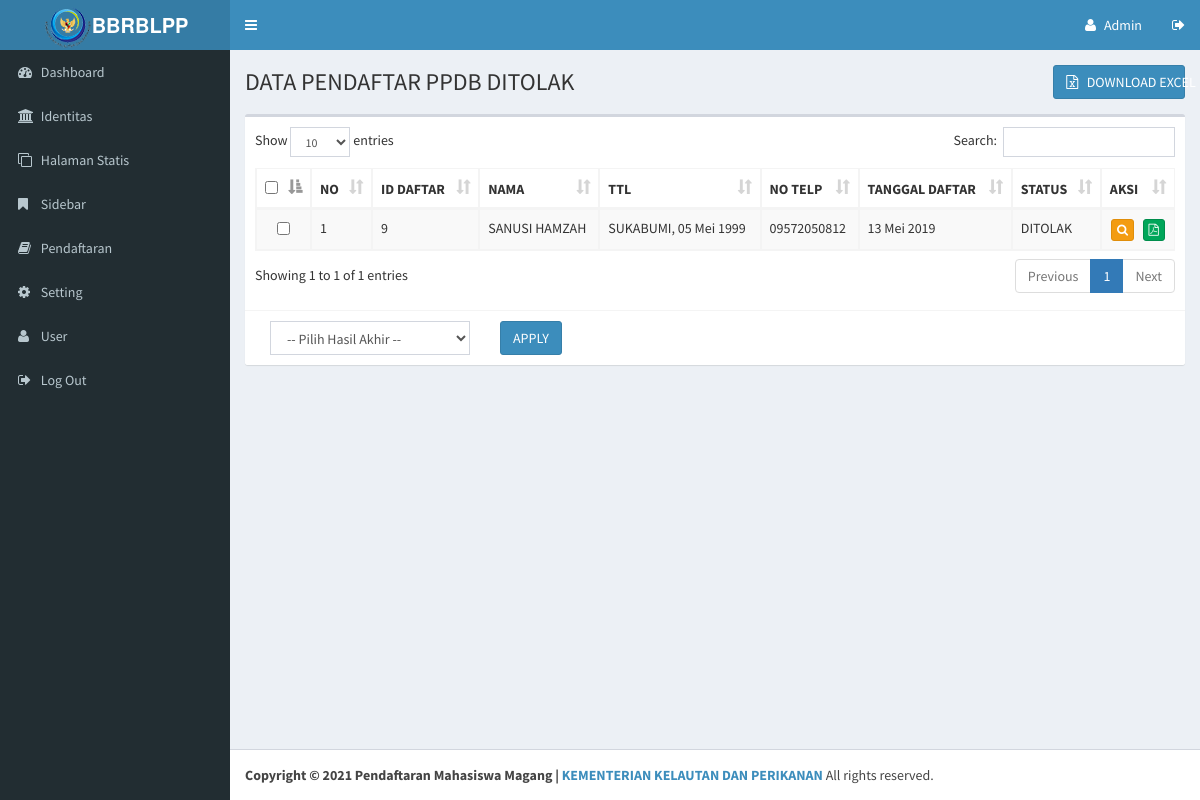
Page /adminppdbyashika/main.php?module=pendaftarditolak (signed in) on the committed database.
### tables this page shows
CREATE TABLE `siswa` (
  `id_siswa` int(11) NOT NULL,
  `nm_siswa` varchar(150) NOT NULL,
  `jk` enum('L','P') NOT NULL,
  `tmp_lahir` varchar(100) NOT NULL,
  `tgl_lahir` date NOT NULL,
  `agama` int(2) NOT NULL,
  `anak_ke` int(2) NOT NULL,
  `jml_sdr` int(2) NOT NULL,
  `alamat` varchar(100) NOT NULL,
  `rt` varchar(4) NOT NULL,
  `rw` varchar(4) NOT NULL,
  `kelurahan` varchar(50) NOT NULL,
  `kecamatan` varchar(100) NOT NULL,
  `kabupaten` varchar(100) NOT NULL,
  `kodepos` varchar(7) NOT NULL,
  `hp` varchar(15) NOT NULL,
  `email` varchar(50) NOT NULL,
  `tmp_tinggal` varchar(25) NOT NULL,
  `nm_sekolah` varchar(100) NOT NULL,
  `alamat_sekolah` varchar(150) NOT NULL,
  `nisn` varchar(50) NOT NULL,
  `nm_ayah` varchar(100) NOT NULL,
  `tmp_lahir_ayah` varchar(50) NOT NULL,
  `tgl_lahir_ayah` date NOT NULL,
  `alamat_ayah` varchar(100) NOT NULL,
  `pekerjaan_ayah` int(2) NOT NULL,
  `instansi_ayah` varchar(100) NOT NULL,
  `penghasilan_ayah` int(9) NOT NULL,
  `pendidikan_ayah` int(2) NOT NULL,
  `org_ayah` varchar(100) NOT NULL,
  `jbt_ayah` varchar(100) NOT NULL,
  `hp_ayah` varchar(25) NOT NULL,
  `email_ayah` varchar(50) NOT NULL,
  `nm_ibu` varchar(100) NOT NULL,
  `tmp_lahir_ibu` varchar(50) NOT NULL,
  `tgl_lahir_ibu` date NOT NULL,
  `alamat_ibu` varchar(100) NOT NULL,
  `pekerjaan_ibu` int(2) NOT NULL,
  `instansi_ibu` varchar(100) NOT NULL,
  `penghasilan_ibu` int(9) NOT NULL,
  `pendidikan_ibu` int(2) NOT NULL,
  `org_ibu` varchar(50) NOT NULL,
  `jbt_ibu` varchar(50) NOT NULL,
  `hp_ibu` varchar(25) NOT NULL,
  `email_ibu` varchar(50) NOT NULL,
  `nm_wali` varchar(100) NOT NULL,
  `tmp_lahir_wali` varchar(50) NOT NULL,
  `tgl_lahir_wali` date NOT NULL,
  `alamat_wali` varchar(100) NOT NULL,
  `pekerjaan_wali` int(2) NOT NULL,
  `instansi_wali` varchar(50) NOT NULL,
  `penghasilan_wali` int(9) NOT NULL,
  `pendidikan_wali` int(2) NOT NULL,
  `org_wali` varchar(50) NOT NULL,
  `jbt_wali` varchar(50) NOT NULL,
  `hp_wali` varchar(25) NOT NULL,
  `email_wali` varchar(50) NOT NULL,
  `status` varchar(25) NOT NULL,
  `tgl_daftar` datetime NOT NULL,
  `ip` varchar(50) NOT NULL,
  `file` varchar(100) NOT NULL
);

### config/library.php (called while the page is built, shortened)
<?php
function tgl_indo($tgl){
	$tanggal = substr($tgl,8,2);
	$bulan   = ambilbulan(substr($tgl,5,2));
	$tahun   = substr($tgl,0,4);
	return $tanggal.' '.$bulan.' '.$tahun;
}
function ambilbulan($bln){
  if ($bln=="01") return "Januari";
  elseif ($bln=="02") return "Februari";
  elseif ($bln=="03") return "Maret";
  elseif ($bln=="04") return "April";
  elseif ($bln=="05") return "Mei";
  elseif ($bln=="06") return "Juni";
  elseif ($bln=="07") return "Juli";
  elseif ($bln=="08") return "Agustus";
  elseif ($bln=="09") return "September";
  elseif ($bln=="10") return "Oktober";
  elseif ($bln=="11") return "November";
  elseif ($bln=="12") return "Desember";
}
?>

### adminppdbyashika/modul/mod_pendaftaran/pendaftaran_ditolak.php (the view, shortened to what this page needs)
<?php
if (empty($_SESSION['namauser']) AND empty($_SESSION['passuser'])){
	echo "<script>alert('Untuk mengakses modul, Anda harus login dulu.'); window.location = 'index.php'</script>";
}
else{
	$aksi = "modul/mod_pendaftaran/aksi_pendaftaran.php";
?>
	<section class="content-header">
		<div class="row">
			<div class="col-xs-6">
				<span style="font-size:24px;">DATA PENDAFTAR PPDB DITOLAK</span>
			</div>
			<div class="col-xs-2 pull-right"><a href="<?php echo $aksi; ?>?module=pendaftaran&act=export-excel" class="btn btn-block btn-primary"><i class="fa fa-file-excel-o"></i> &nbsp; DOWNLOAD EXCEL</a></div>
		</div>
	</section>
	<section class="content">
		<div class="row">
		<div class="col-xs-12">
			<div class="box">
				<div class="box-body">
				  <form method="post" action="<?php echo $aksi; ?>?module=pendaftaran&act=ubahstatus">
					<table id="pendaftarandata" class="table table-bordered table-striped">
						<thead>
							<tr>
								<th><input type="checkbox" class="minimal" id="checkAll"></th>
								<th>NO</th>
								<th>ID DAFTAR</th>
								<th>NAMA</th>
								<th>TTL</th>
								<th>NO TELP</th>
								<th>TANGGAL DAFTAR</th>
								<th>STATUS</th>
								<th>AKSI</th>
							</tr>
						</thead>
						<tbody>
							<?php
							$mySql 	= "SELECT * FROM siswa, agama WHERE siswa.agama=agama.id_agama AND status='DITOLAK' ORDER BY id_siswa DESC";
							$myQry 	= mysqli_query($colok, $mySql);
							$nomor  = 0;
							while($myData = mysqli_fetch_array($myQry)) {
								$nomor++;
							?>
								<tr>
									<td class="text-center"><input type="checkbox" class="minimal" id="cek[]" name="cek[]" value="<?php echo $myData['id_siswa']; ?>" /></td>
									<td><?php echo $nomor; ?></td>
									<td><?php echo $myData['id_siswa']; ?></td>
									<td><?php echo $myData['nm_siswa']; ?></td>
									<td><?php echo $myData['tmp_lahir'].", ".tgl_indo($myData['tgl_lahir']); ?></td>
									<td><?php echo $myData['hp']; ?></td>
									<td><?php echo tgl_indo($myData['tgl_daftar']); ?></td>
									<td><?php echo $myData['status']; ?></td>
									<td class="text-center">
										<a class="btn btn-warning btn-xs" alt="Lihat Data" title="Lihat Data" data-toggle="modal" data-target="#myModal<?php echo $myData['id_siswa']; ?>"><i class="fa fa-search"></i></a> &nbsp;
										<a href="../bukti-pendaftaran/<?php echo $myData['file']; ?>" class="btn btn-success btn-xs" target="_blank" alt="PDF File" title="PDF File"><i class="fa fa-file-pdf-o"></i></a>
									</td>
								</tr>
							<?php
							}
							?>
						</tbody>
					</table>
				</div>
				<div class="box-footer">
					<div class="col-sm-3">
						<select name="statuspendaftaran" id="statuspendaftaran" class="form-control">
							<option>-- Pilih Hasil Akhir --</option>
						</select>
					</div>
					<div class="col-sm-1">
						<input name="applystatuspendaftaran" id="applystatuspendaftaran" type="submit" class="btn btn-primary" value="APPLY" />
					</div>
				</div>
			</div>
		</div>
		</div>
	</section>
<?php
}
?>

### rows in the picture
siswa: id_siswa "9", nm_siswa "SANUSI HAMZAH", tmp_lahir "SUKABUMI", tgl_lahir "05 Mei 1999", hp "09572050812", tgl_daftar "13 Mei 2019", status "DITOLAK"
